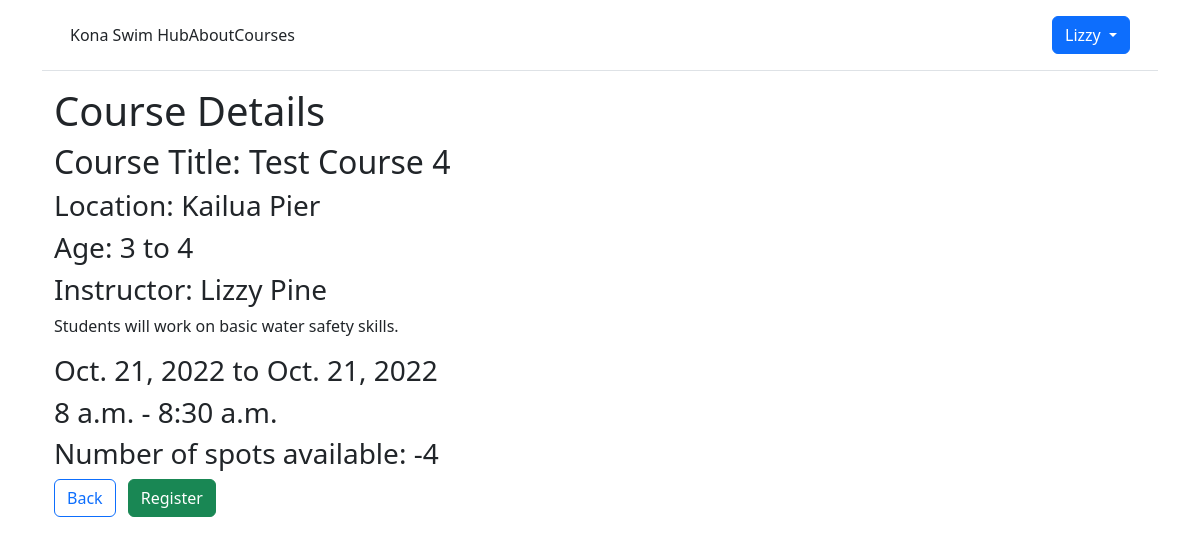
Before: /lessons/course_detail/4 (signed in) with the older database file.
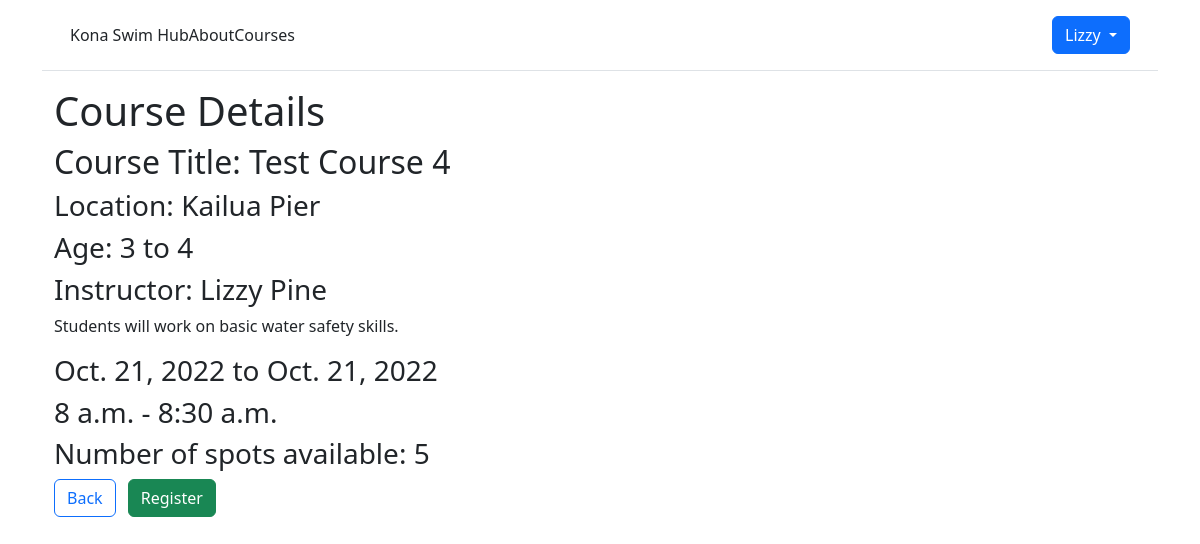
After: the same page with the newer database file.
### lessons/models.py (models this page shows, shortened)
class Course(models.Model):
    course_instructor = models.ForeignKey(CustomUser, on_delete=models.CASCADE, null=True) # Check this: When User is deleted, also delete the Course.
    course_title = models.CharField(max_length=100, default=None)
    course_description = models.CharField(max_length=250)
    course_age_range_min = models.IntegerField(null=True)
    course_age_range_max = models.IntegerField(null=True)
    course_location = models.CharField(max_length=100)
    course_start_date = models.DateField(help_text="Enter the date this course will begin.")
    course_end_date = models.DateField(help_text="Enter the date this course will end.")
    course_day_of_week = models.CharField(max_length=100, blank=True)
    course_start_time = models.TimeField(help_text="Enter the start time for this course in Hawaii Standard Time (e.g., 01:00 PM).")
    course_end_time = models.TimeField(help_text="Enter the end time for this course in Hawaii Standard Time(e.g., 02:00 PM).")
    num_spots_available = models.IntegerField()
    course_price = models.DecimalField(max_digits=10, decimal_places=2)
    learner_on_roster = models.ManyToManyField(to=Learner, related_name="learners", blank=True)

### accounts/models.py (models this page shows)
class CustomUser(AbstractUser):
    email = models.EmailField(max_length=200)
    password = models.CharField(max_length=200)
    first_name = models.CharField(max_length = 100)
    last_name = models.CharField(max_length = 100)
    is_instructor = models.BooleanField(default=False)
    course_created = models.ForeignKey('lessons.Course', null=True, on_delete=models.CASCADE)
    def __str__(self):
        return self.first_name[:50] + " " + self.last_name[:50]

### lessons/views.py (the view)
# urls.py: path('course_detail/<int:pk>', CourseDetailView.as_view(), name='course_detail'),
class CourseDetailView(LoginRequiredMixin, DetailView):
    model = Course
    template_name = 'course_detail.html'
    context_object_name = 'course'

### templates/course_detail.html (shortened to what this page needs)
{% extends "base.html" %}
{% block content %}
<div class="container">
  <body>
    <h1>Course Details</h1>
    <h2> Course Title: {{ course.course_title }} </h2>
    <h3> Location: {{ course.course_location }} </h3>
    <h3> Age: {{ course.course_age_range_min }} to {{ course.course_age_range_max }} </h3>
    <h3> Instructor: {{ course.course_instructor }} </h3>
    <p> {{ course.course_description }} </p>
    <h3> {{ course.course_start_date }} to {{ course.course_end_date }} </h3>
    <h3> {{ course.course_start_time }} - {{ course.course_end_time }} </h3>
    <h3> Number of spots available: {{ course.num_spots_available }} </h3>
    <div class="text-start">
      <a href="{% url 'course_list' %}" class="btn btn-outline-primary me-2">Back</a>
      <a href=" {% url 'course_registration' course.pk %}" type="submit" class="btn btn-success"
        role="button">Register</a>
    </div>
  </body>
</div>
{% endblock content %}

Changed rows visible on the page:
changed Course "Test Course 4": num_spots_available "-4" → "5"
